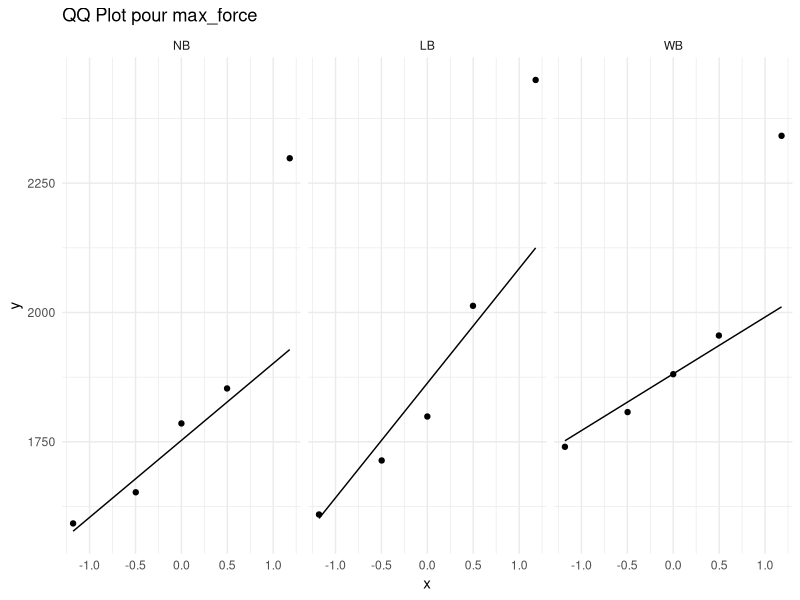
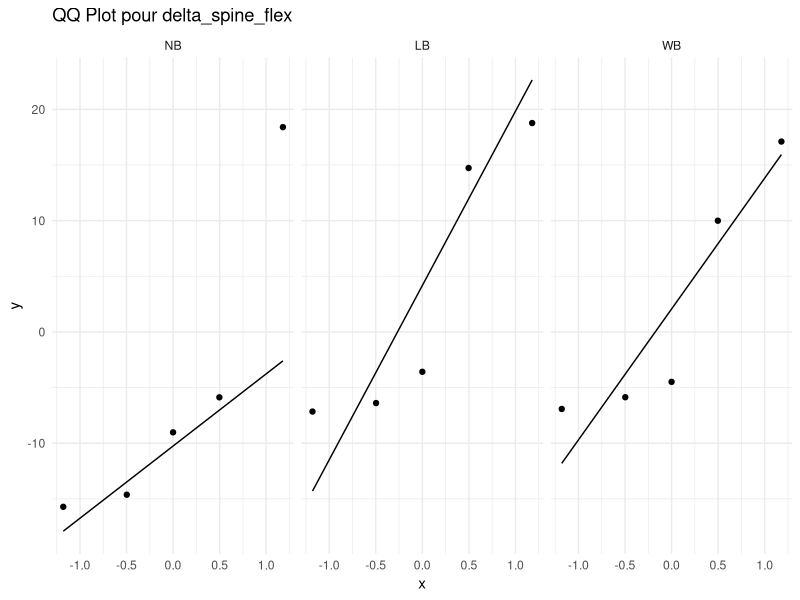
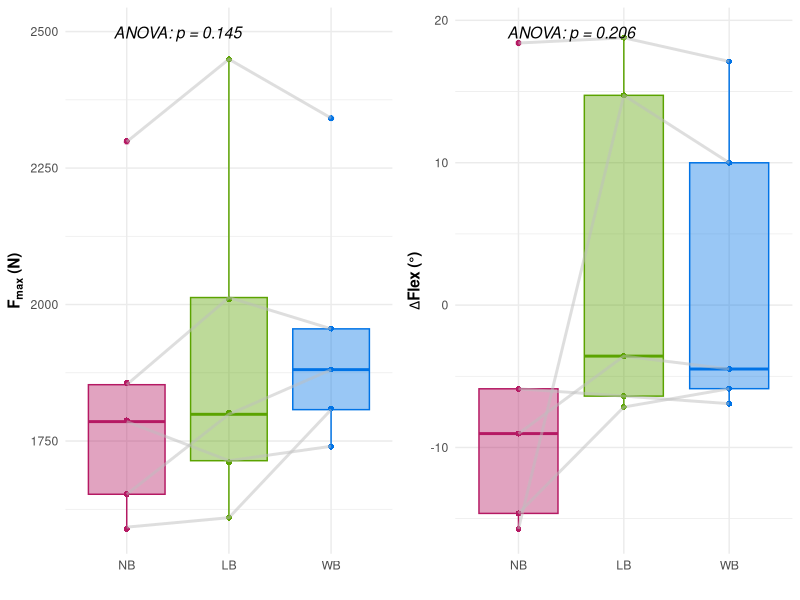

R code for these plots, in order:
# ================================================
# ENS 2SEP
# Traitement et analyse des données mémoire 1A SVS 2024-2025
# MARTINIE Romain & ROUANET Léonine
# ================================================

# Chargement des bibliothèques nécessaires
library(readxl)        # Importation de données Excel
library(ggplot2)       # Visualisation
library(gridExtra)     # Organisation de plusieurs graphiques
library(dplyr)         # Manipulation de données
library(rstatix)       # Tests statistiques 
library(psych)         # Statistiques descriptives

# ---- Configuration du chemin  ----
# Définir le chemin du répertoire de travail
WRK_PATH <- "/home/user/path"

# Changer le répertoire de travail
setwd(WRK_PATH)

# Vérification du répertoire de travail
cat("Répertoire de travail actuel : ", getwd(), "\n")

# ---- Importation et préparation des données ----
# Importation et conversion des types de variables
data <- read_excel('dataframe.xlsx') |>
  mutate(
    condition = factor(condition, levels = c('NB', 'LB', 'WB')),
    across(
      c(max_force, delta_spine_flex, TTP, duration, speed_spine_flex), 
      as.numeric
    )
  )

# ---- Définition des variables d'analyse ----
# Variables à analyser
variables <- c("max_force", "delta_spine_flex")

# Titres des graphiques 
titres <- c(
  expression(bold(F[max]~"(N)")),
  expression(bold(Delta*Flex~"(°)"))
)

# Comparaisons paire à paire pour les tests post-hoc
my_comparisons <- list(c("LB", "WB"), c("LB", "NB"), c("WB", "NB"))

# ---- Vérification de la normalité ----
for(var in variables) {
  # Test de Shapiro-Wilk par condition
  normalite <- data %>% 
    group_by(condition) %>% 
    summarise(
      p_value = shapiro.test(!!sym(var))$p.value
    )
  
  cat("\n===== Test de normalité pour", var, "=====\n")
  print(normalite)
  
  # QQ plots pour visualisation de la normalité
  qqplot <- ggplot(data, aes(sample = !!sym(var))) +
    geom_qq() +
    geom_qq_line() +
    facet_wrap(~condition) +
    labs(title = paste("QQ Plot pour", var)) +
    theme_minimal()
  
  print(qqplot)
}

# ---- Analyse statistique et visualisation ----
# Initialisation des listes pour stockage
plots <- list()
results <- data.frame(Variable = character(), 
                      Comparison = character(), 
                      p_value = numeric(), 
                      cohen = numeric(),
                      stringsAsFactors = FALSE)

# Analyse pour chaque variable
for (i in 1:length(variables)) {
  var <- variables[i]
  titre <- titres[i]
  
  # ANOVA à mesures répétées
  anova_result <- data %>%
    anova_test(
      dv = var,                # Variable dépendante
      wid = subject,           # Identifiant des sujets
      within = condition,      # Condition intra-sujet
      effect.size = "pes"      # Eta carré partiel comme taille d'effet
    )
  
  # Application de la correction de Greenhouse-Geisser si sphéricité violée
  if (anova_result$`Mauchly's Test for Sphericity`$p < 0.05) {
    anova_table <- anova_result$`Sphericity Corrections` %>% 
      as_tibble() %>%
      select(Effect, `DF[GG]`, `p[GG]`) %>%
      rename("p" = "p[GG]")
    
    anova_table$`η² partiel` <- anova_result$ANOVA$pes
    anova_table$F <- anova_result$ANOVA$F
  } else {
    anova_table <- anova_result$ANOVA %>% 
      as_tibble() %>%
      select(Effect, DFn, DFd, F, p, pes) %>%
      rename(
        "F" = "F",
        "p" = "p",
        "η² partiel" = "pes"
      )
  }
  
  cat("\n===== ANOVA pour", var, "=====\n")
  print(anova_table)
  
  p_value <- anova_table$p
  text <- if(p_value < 0.001) {
    "ANOVA: p < 0.001"
  } else {
    sprintf("ANOVA: p = %.3f", p_value)
  }
  
  # Tests post-hoc (t-tests appariés)
  comparisons <- list(c("LB", "NB"), c("NB", "WB"), c("LB", "WB"))
  formula <- reformulate("condition", response = var)
  
  result <- data %>%
    pairwise_t_test(formula, paired = TRUE, p.adjust.method = "BH")
  
  # Stockage des résultats des comparaisons
  for (comp in comparisons) {
    group1 <- comp[1]
    group2 <- comp[2]
    
    filtered_result <- result %>%
      filter((group1 == !!group1 & group2 == !!group2) | (group1 == !!group2 & group2 == !!group1))
    
    if (nrow(filtered_result) > 0) {
      results <- rbind(results, data.frame(
        Variable = var,
        Comparison = paste(group1, "vs", group2),
        p_value = filtered_result$p.adj[1],
        cohen = filtered_result$statistic[1]
      ))
    }
  }
  
  # Affichage 
  if (p_value < 0.05){
    cat("\n===== Tests T post-hoc avec correction Benjamini Hochberg pour", var, "=====\n")
    print(result)
  }
  
  # Création du boxplot
  plot <- ggplot(data, aes(x = condition, y = !!sym(var), fill = condition, color = condition)) +
    geom_boxplot(alpha = 0.4) +  
    geom_jitter(width = 0, stroke = 0, size = 2) + 
    geom_line(aes(group = subject), color = "grey", size = 1, alpha = 0.5) + 
    ylab(titre) + 
    xlab('') + 
    scale_fill_manual(values = c('LB' = '#5ba300', 'WB' = '#0073e6', 'NB' = '#b51963')) + 
    scale_color_manual(values = c('LB' = '#5ba300', 'WB' = '#0073e6', 'NB' = '#b51963')) + 
    theme_minimal() + 
    theme(axis.title.y = element_text(face = 'bold')) + 
    theme(legend.position = "none") +
    annotate("text", 
             x = 1.5, 
             y = max(data[[var]]) * 1.02,  
             label = text,
             size = 4,
             fontface = "italic")
  
  plots[[i]] <- plot
}

# Affichage des graphiques côte à côte
final_plot <- grid.arrange(grobs = plots, ncol = length(plots))

# ---- Exportation des graphiques ----
# Ajustement de la largeur en fonction du nombre de graphiques
largeur <- 3.5 * length(plots)
ggsave("results.pdf", plot = final_plot, device = "pdf", width = largeur, height = 5)

# ---- Statistiques descriptives ----
cat("\n===== Calcul des gains de force =====\n")

# Extraction des forces
conditions <- c("NB", "LB", "WB")
forces <- list()
for (cond in conditions) {
  forces[[cond]] <- data$max_force[data$condition == cond]
}

# Création du data frame vide
n_subjects <- length(forces$NB)
gains <- data.frame(matrix(nrow = n_subjects, ncol = 0))

# Boucle 
comparisons <- list(c("NB", "LB"), c("NB", "WB"), c("LB", "WB"))
for (comp in comparisons) {
  base_cond <- comp[1]
  target_cond <- comp[2]
  prefix <- paste0(base_cond, "_", target_cond, "_")
  
  # Calculs vectorisés pour chaque paire
  gains[[paste0(prefix, "rel")]] <- (forces[[target_cond]] / forces[[base_cond]] - 1) * 100
  gains[[paste0(prefix, "abs")]] <- forces[[target_cond]] - forces[[base_cond]]
  gains[[paste0(prefix, "abs_kg")]] <- (forces[[target_cond]] - forces[[base_cond]]) / 9.81
}

print(describe(gains))
